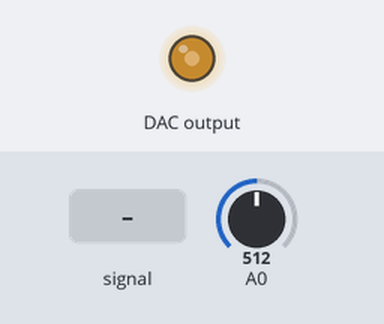
Recording of a sketch running on a simulated Arduino Uno, built with avr-gcc and run on an emulated ATmega328P. Shown: output pins drawn as LEDs (lit = HIGH). Wiring (inferred from the names in the program): MCP4725 DAC at I2C address 0x61. The inputs (shaded band) are chosen by the test bench; at power-on: A0 = 512.

Above: at 1.2 s.
1.3 s: A0 fed a 200 Hz sine of ±81 counts around its level
4.3 s: A0 set to 900
At 5.2 s:
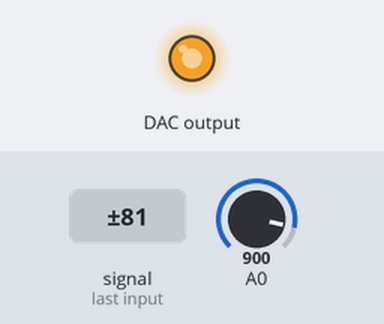
5.8 s: A0 set to 122
At 6.1 s:
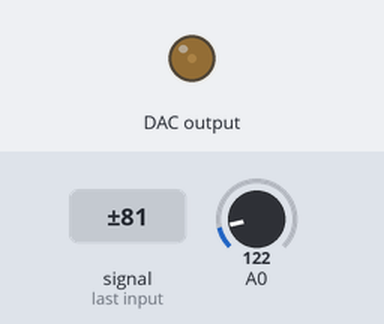
7.3 s: A0 set to 0
At 8.5 s:
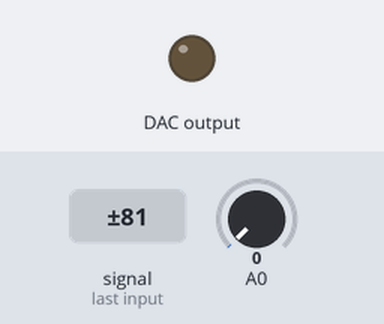
Timing chart, 0 to 9.8 s (numbered marks = the images above; inputs shaded):
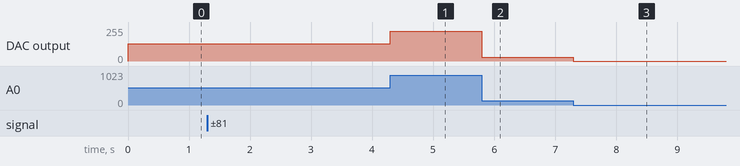

The sketch:

adc.ino.ino
```cpp
#include<Wire.h>
#define MCP4725 0x61

unsigned int adc;
byte buffer[3];

void setup()
{
  Wire.begin();                    //Begins the I2C communication
}

void loop()
{
  buffer[0] = 0b01000000;            //Sets the buffer0 with control byte (010-Sets in Write mode)
  adc = analogRead(A0) * 4;          //Read Analog value from pin A0 and convert into digital (0-1023) multiply with 4 gives (0-4096)

  float ipvolt = (5.0/4096.0)* adc;  //Finding voltage formula (output A0)
  buffer[1] = adc >> 4;              //Puts the most significant bit values
  buffer[2] = adc << 4;              //Puts the Least significant bit values
  Wire.beginTransmission(MCP4725);         //Joins I2C bus with MCP4725 with 0x61 address
  Wire.write(buffer[0]);            //Sends the control byte to I2C
  Wire.write(buffer[1]);            //Sends the MSB to I2C
  Wire.write(buffer[2]);            //Sends the LSB to I2C
  Wire.endTransmission();           //Ends the transmission
}
```

Measured:
- after the input at 5.8 s, DAC output: 225/255 → 30/255 at once
- after the input at 7.3 s, DAC output: 30/255 → 0/255 at once
